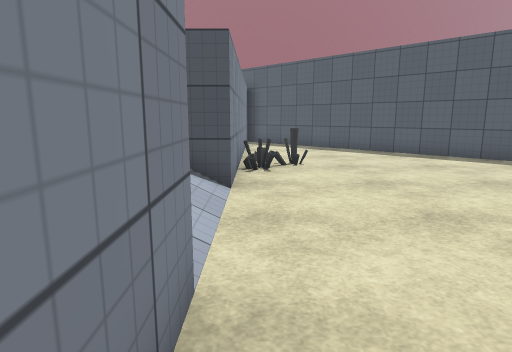
View 1 (above)

13 first-person views from a walk through a Unity game level. The camera is 1.4 m above the floor, tilts 10° down and sees 75° across. The floor is counted in squares, 1 m on a side. Each view is taken from the middle of a square. On the plan, view 1 faces up. The plan holds only what a view shows up to about 15 squares ahead; the rest is blank. The place goes on beyond the plan. The player character is not drawn. Surface patterns are stand-ins for the level's own textures.

View 2
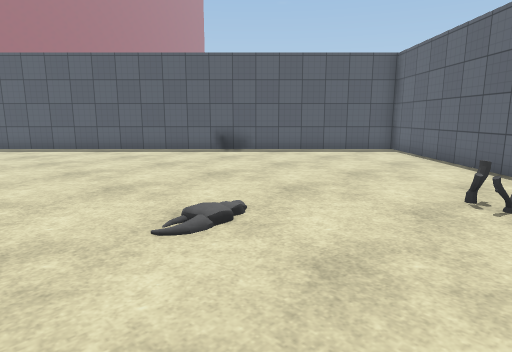

View 3
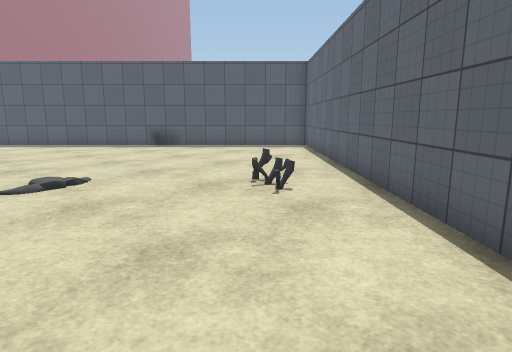

View 4
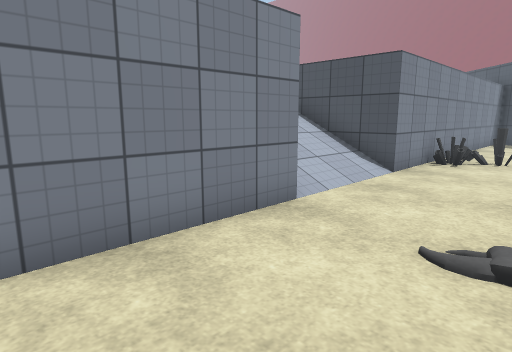

View 5
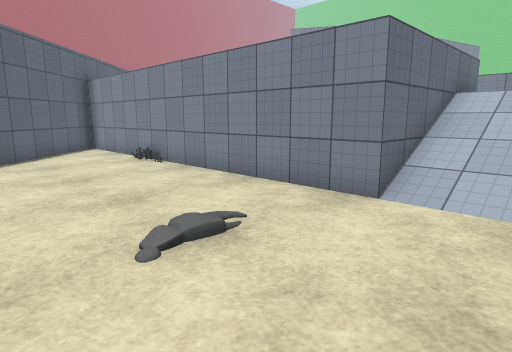

View 6
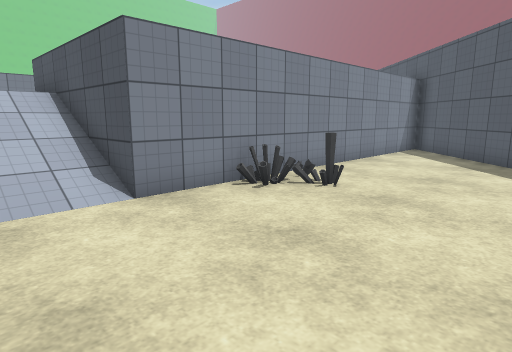

View 7
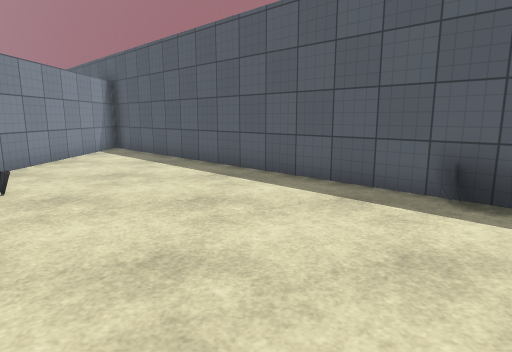

View 8
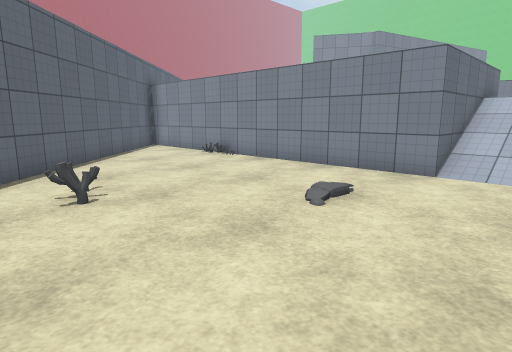

View 9
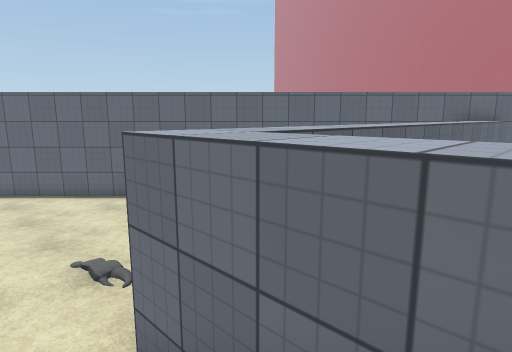

View 10
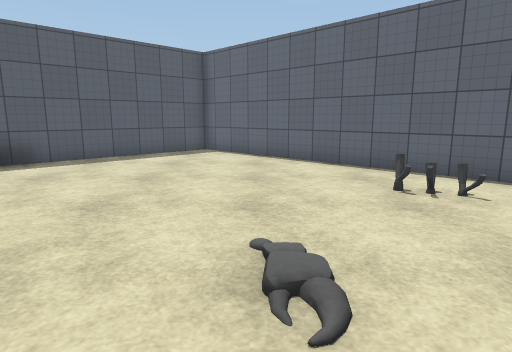

View 11
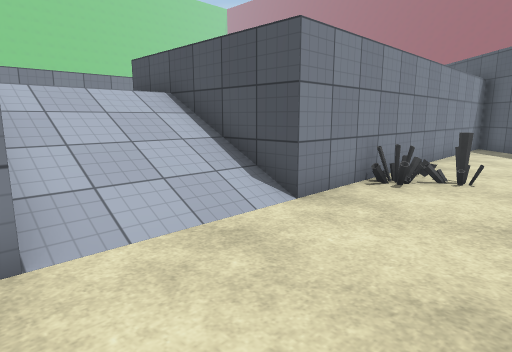

View 12
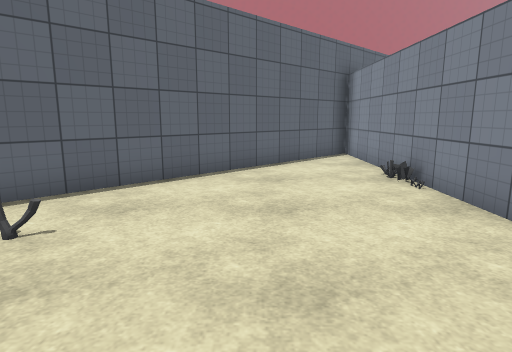

View 13
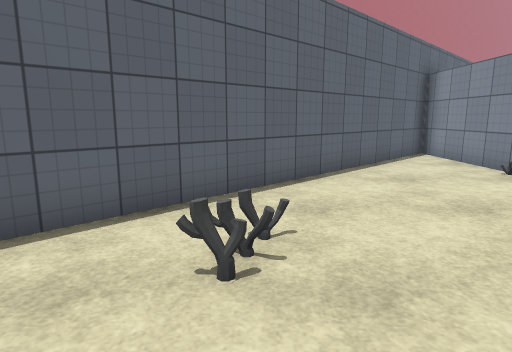

### Floor plan
Key: @ floor where view 1 was taken; # wall or solid block; . floor; / step, stairs or slope; ^ raised ledge; O other object.
Columns run from 6 left of view 1 to 15 right of it. Each row starts with its distance up from view 1.
 20      ##
 19      ###
 18      #.##
 17      #..##
 16      #...##
 15      #....##
 14      #.....##
 13      #......##
 12      #.......##
 11      #........##
 10      #OO.......##
  9      #O........O##
  8      #...........##
  7 ^^^###............##
  6   ////.............##
  5   ////..............##
  4   ////...............#
  3   ////..............##
  2 ^^^###.............##
  1      #............##
  0      #@..........##
 -1      #......O...##
 -2      #.........##
 -3      #........##
 -4      #.......##
 -5      # .....##
 -6      # ....##
 -7      # ...##
 -8      #...##
 -9      #..##
-10      #.##
-11      ###

Where each view was taken, in squares from view 1:
view 1: 0 up, 0 right, facing up
view 2: 2 down, 0 right, facing up-right
view 3: 6 down, 1 right, facing up-right
view 4: 2 down, 3 right, facing up-left
view 5: 5 up, 5 right, facing down-left
view 6: 4 up, 5 right, facing up-left
view 7: 4 up, 6 right, facing up
view 8: 5 up, 8 right, facing down-left
view 9: 4 up, 4 left, facing down-right
view 10: 2 up, 0 right, facing right
view 11: 2 up, 3 right, facing up-left
view 12: 2 up, 3 right, facing down
view 13: 2 up, 6 right, facing down
